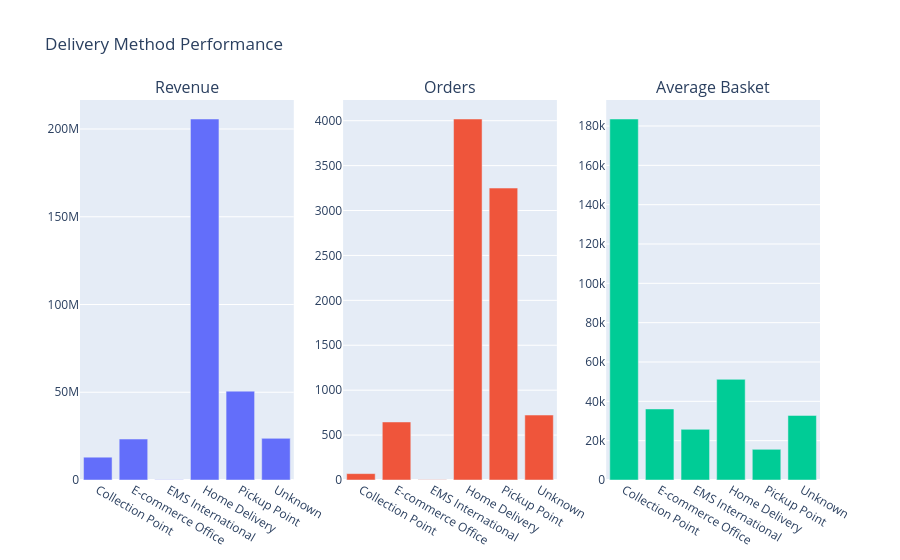

The notebook cell saved with this chart:
### Code cell
perf = performance_per_delivery_method(orders_shipping)
fig = make_subplots(
    rows=1, cols=3,
    subplot_titles=("Revenue", "Orders", "Average Basket")
)

fig.add_trace(
    go.Bar(x=perf["shipping_method"], y=perf["Revenue"], name="Revenue"),
    row=1, col=1
)
fig.add_trace(
    go.Bar(x=perf["shipping_method"], y=perf["Orders"], name="Orders"),
    row=1, col=2
)
fig.add_trace(
    go.Bar(x=perf["shipping_method"], y=perf["Average_Basket"], name="Average Basket"),
    row=1, col=3
)

fig.update_layout(title_text="Delivery Method Performance", showlegend=False)
fig.show()

### Figure 1 — Plotly figure (JSON) as saved in the notebook; plotly's stock layout.template omitted (floating-point values rounded to 4 significant figures)
{"data": [{"name": "Revenue", "type": "bar", "x": ["Collection Point", "E-commerce Office", "EMS International", "Home Delivery", "Pickup Point", "Unknown"], "xaxis": "x", "y": [13030000.0, 23340000.0, 77300.0, 205700000.0, 50630000.0, 23730000.0], "yaxis": "y"}, {"name": "Orders", "type": "bar", "x": ["Collection Point", "E-commerce Office", "EMS International", "Home Delivery", "Pickup Point", "Unknown"], "xaxis": "x2", "y": [71, 646, 3, 4019, 3250, 723], "yaxis": "y2"}, {"name": "Average Basket", "type": "bar", "x": ["Collection Point", "E-commerce Office", "EMS International", "Home Delivery", "Pickup Point", "Unknown"], "xaxis": "x3", "y": [183600.0, 36120.0, 25770.0, 51180.0, 15580.0, 32820.0], "yaxis": "y3"}], "layout": {"annotations": [{"font": {"size": 16}, "showarrow": false, "text": "Revenue", "x": 0.1444, "xanchor": "center", "xref": "paper", "y": 1.0, "yanchor": "bottom", "yref": "paper"}, {"font": {"size": 16}, "showarrow": false, "text": "Orders", "x": 0.5, "xanchor": "center", "xref": "paper", "y": 1.0, "yanchor": "bottom", "yref": "paper"}, {"font": {"size": 16}, "showarrow": false, "text": "Average Basket", "x": 0.8556, "xanchor": "center", "xref": "paper", "y": 1.0, "yanchor": "bottom", "yref": "paper"}], "showlegend": false, "title": {"text": "Delivery Method Performance"}, "xaxis": {"anchor": "y", "domain": [0.0, 0.2889]}, "xaxis2": {"anchor": "y2", "domain": [0.3556, 0.6444]}, "xaxis3": {"anchor": "y3", "domain": [0.7111, 1.0]}, "yaxis": {"anchor": "x", "domain": [0.0, 1.0]}, "yaxis2": {"anchor": "x2", "domain": [0.0, 1.0]}, "yaxis3": {"anchor": "x3", "domain": [0.0, 1.0]}}}
